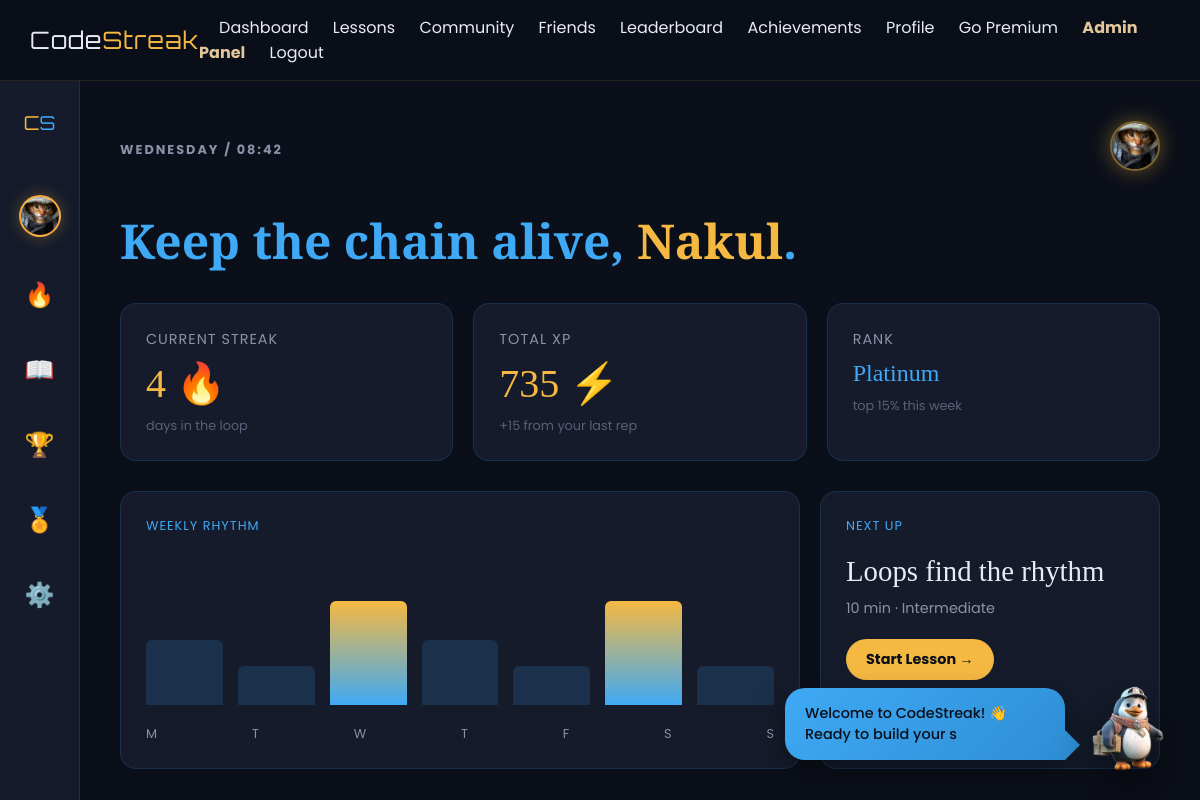
The page /dashboard (signed in) on the database as committed earlier.
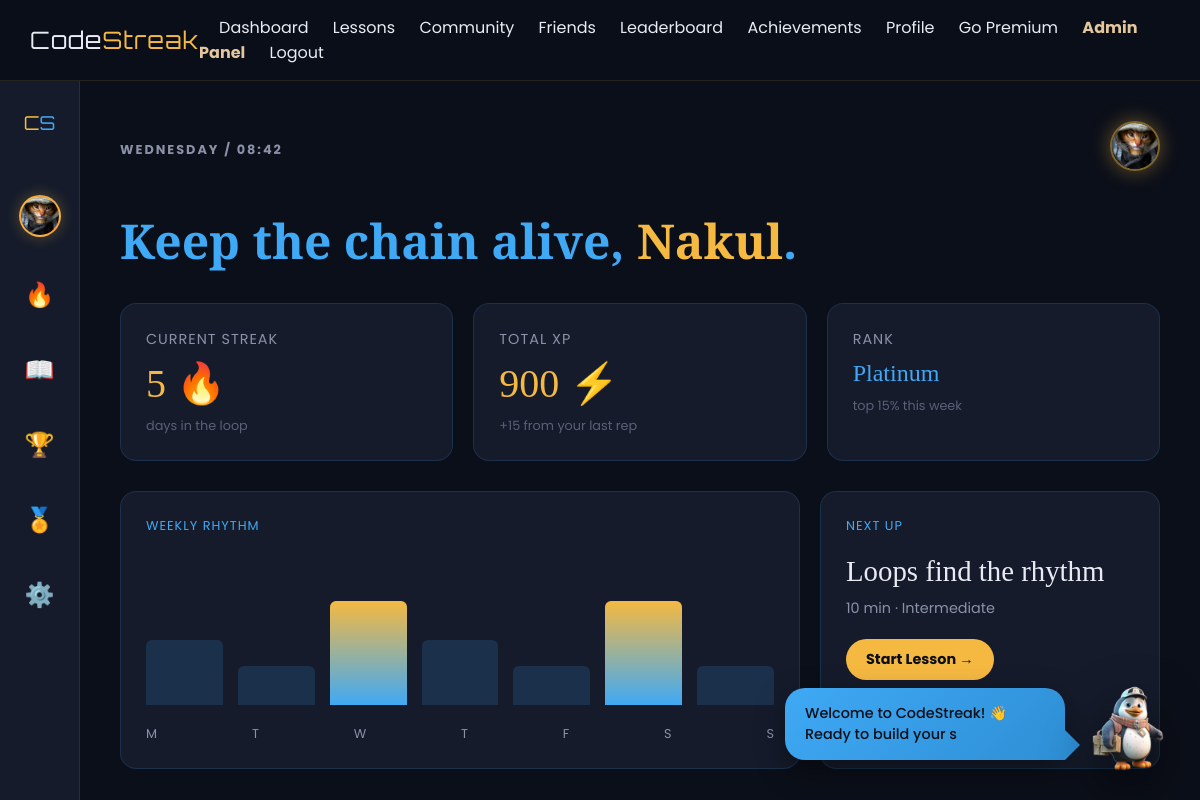
The same page on the database as committed later.
### tables this page shows
CREATE TABLE users (
    id INTEGER PRIMARY KEY AUTOINCREMENT,
    username TEXT UNIQUE NOT NULL,
    email TEXT UNIQUE NOT NULL,
    password_hash TEXT NOT NULL,
    security_question TEXT,
    security_answer TEXT,
    streak INTEGER DEFAULT 0,
    streak_charge INTEGER DEFAULT 1,
    total_points INTEGER DEFAULT 0,
    weekly_points INTEGER DEFAULT 0,
    rank TEXT DEFAULT 'Bronze',
    premium INTEGER DEFAULT 0,
    achievements TEXT DEFAULT '[]',
    profile_picture TEXT,
    bio TEXT DEFAULT '',
    learning_goal TEXT DEFAULT 'Learning Python',
    avatar_emoji TEXT DEFAULT '🐉',
    created_at TIMESTAMP DEFAULT CURRENT_TIMESTAMP
, is_active BOOLEAN DEFAULT 1, is_admin BOOLEAN DEFAULT 0);

### app.py (the view)
@app.route('/dashboard')
def dashboard():
    if 'user_id' not in session:
        return redirect(url_for('login'))
    update_streak(session['user_id'])
    update_user_rank(session['user_id'])
    check_achievements(session['user_id'])
    conn = get_db()
    cur = conn.cursor()
    cur.execute("SELECT * FROM users WHERE id = ?", (session['user_id'],))
    user = cur.fetchone()
    cur.execute("SELECT * FROM lessons ORDER BY order_index ASC")
    lessons = cur.fetchall()
    cur.execute("""
        SELECT a.action, a.description, a.created_at, u.username, u.profile_picture
        FROM activity a
        JOIN users u ON a.user_id = u.id
        WHERE a.user_id = ?
           OR a.user_id IN (SELECT following_id FROM follows WHERE follower_id = ?)
        ORDER BY a.created_at DESC
        LIMIT 10
    """, (session['user_id'], session['user_id']))
    feed = cur.fetchall()
    cur.execute("SELECT COUNT(*) as c FROM follows WHERE following_id = ?", (session['user_id'],))
    follower_count = cur.fetchone()['c']
    cur.execute("SELECT COUNT(*) as c FROM follows WHERE follower_id = ?", (session['user_id'],))
    following_count = cur.fetchone()['c']
    cur.close()
    conn.close()
    return render_template(
        'dashboard.html',
        user=user,
        lessons=lessons,
        feed=feed,
        follower_count=follower_count,
        following_count=following_count
    )

### app.py (called while the page is built)
def get_db():
    conn = sqlite3.connect('codestreak.db', detect_types=sqlite3.PARSE_DECLTYPES)
    conn.row_factory = sqlite3.Row
    return conn

def update_user_rank(user_id):
    conn = get_db()
    cur = conn.cursor()
    cur.execute("SELECT total_points FROM users WHERE id = ?", (user_id,))
    user = cur.fetchone()
    if not user:
        cur.close()
        conn.close()
        return None
    xp = user['total_points']
    if xp >= 450:
        new_rank = 'Platinum'
    elif xp >= 300:
        new_rank = 'Gold'
    elif xp >= 100:
        new_rank = 'Silver'
    else:
        new_rank = 'Bronze'
    cur.execute("UPDATE users SET `rank` = ? WHERE id = ?", (new_rank, user_id))
    conn.commit()
    cur.close()
    conn.close()
    return new_rank

### templates/dashboard.html (shortened to what this page needs)
{% extends 'base.html' %}
{% block content %}
<div class="dash-layout">
    <div class="sidebar">
        <div class="sidebar-logo">C<span>S</span></div>
        <a href="{{ url_for('profile') }}" class="sidebar-avatar" title="Your Profile">
            {% if user['profile_picture'] %}
                <img src="{{ url_for('static', filename='uploads/' + user['profile_picture']) }}"
                     alt="Profile"
                     style="width: 100%; height: 100%; border-radius: 50%; object-fit: cover;">
            {% else %}
                {{ user['username'][0]|upper }}
            {% endif %}
        </a>
        <a href="{{ url_for('dashboard') }}" class="sidebar-icon active">🔥</a>
        <a href="{{ url_for('lessons') }}" class="sidebar-icon">📖</a>
        <a href="{{ url_for('leaderboard') }}" class="sidebar-icon">🏆</a>
        <a href="{{ url_for('achievements') }}" class="sidebar-icon">🏅</a>
        <a href="{{ url_for('settings') }}" class="sidebar-icon">⚙️</a>
    </div>
    <div class="dash-main">
        <div class="dash-header">
            <p class="dash-date">WEDNESDAY / 08:42</p>
                            <a href="{{ url_for('profile') }}" class="user-avatar-link" title="Go to Profile">
                    {% if user['profile_picture'] %}
                        <img src="{{ url_for('static', filename='uploads/' + user['profile_picture']) }}"
                             alt="Profile"
                             class="user-avatar-img">
                    {% else %}
                        <div class="user-avatar">{{ user['username'][0]|upper }}</div>
                    {% endif %}
                </a>
        </div>
        <h1 class="dash-hello">Keep the chain alive, <span>{{ user['username'] }}</span>.</h1>
        <div class="stat-grid">
            <div class="stat-card">
                <div class="stat-label">Current streak</div>
                <div class="stat-value">{{ user['streak'] }} 🔥</div>
                <div class="stat-sub">days in the loop</div>
            </div>
            <div class="stat-card">
                <div class="stat-label">Total XP</div>
                <div class="stat-value">{{ user['total_points'] }} ⚡</div>
                <div class="stat-sub">+15 from your last rep</div>
            </div>
            <div class="stat-card">
                <div class="stat-label">Rank</div>
                <div class="stat-value small">{{ user['rank'] }}</div>
                <div class="stat-sub">top 15% this week</div>
            </div>
        </div>
        <div class="bottom-grid">
            <div class="bottom-card">
                <div class="card-title">WEEKLY RHYTHM</div>
                <div class="rhythm-chart">
                    <div class="rhythm-bar medium"></div>
                    <div class="rhythm-bar"></div>
                    <div class="rhythm-bar high"></div>
                    <div class="rhythm-bar medium"></div>
                    <div class="rhythm-bar"></div>
                    <div class="rhythm-bar high"></div>
                    <div class="rhythm-bar"></div>
                </div>
                <div style="display: flex; justify-content: space-between; margin-top: 10px;">
                    <span class="rhythm-day">M</span>
                    <span class="rhythm-day">T</span>
                    <span class="rhythm-day">W</span>
                    <span class="rhythm-day">T</span>
                    <span class="rhythm-day">F</span>
                    <span class="rhythm-day">S</span>
                    <span class="rhythm-day">S</span>
                </div>
            </div>
            <div class="bottom-card">
                <div class="card-title">NEXT UP</div>
                <div>
                    <div class="next-up-lesson">Loops find the rhythm</div>
                    <div class="next-up-meta">10 min · Intermediate</div>
                    <a href="{{ url_for('lesson', lesson_id=3) }}" class="next-up-btn">Start Lesson →</a>
                </div>
            </div>
        </div>
    </div>
</div>
{% endblock %}

Rows that differ between the two databases and show on the page:
changed users "Nakul": streak "4" → "5"; total_points "735" → "900"
